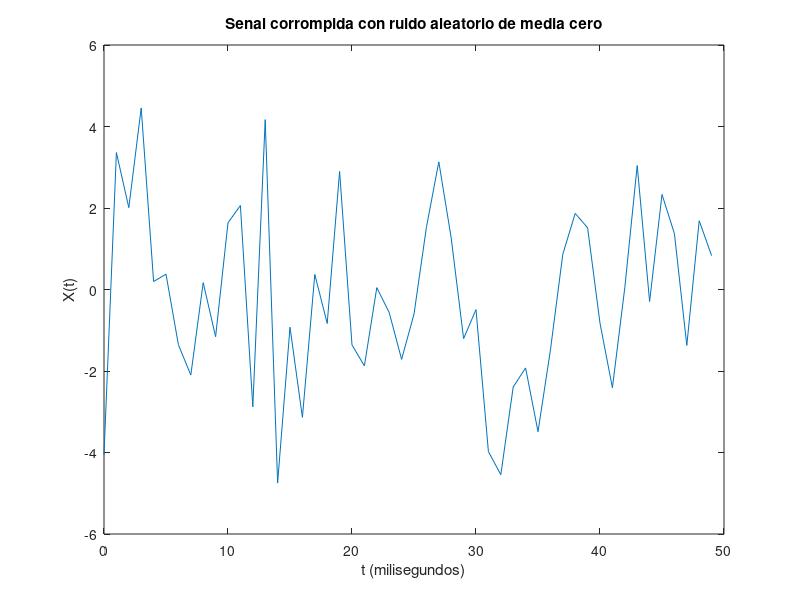
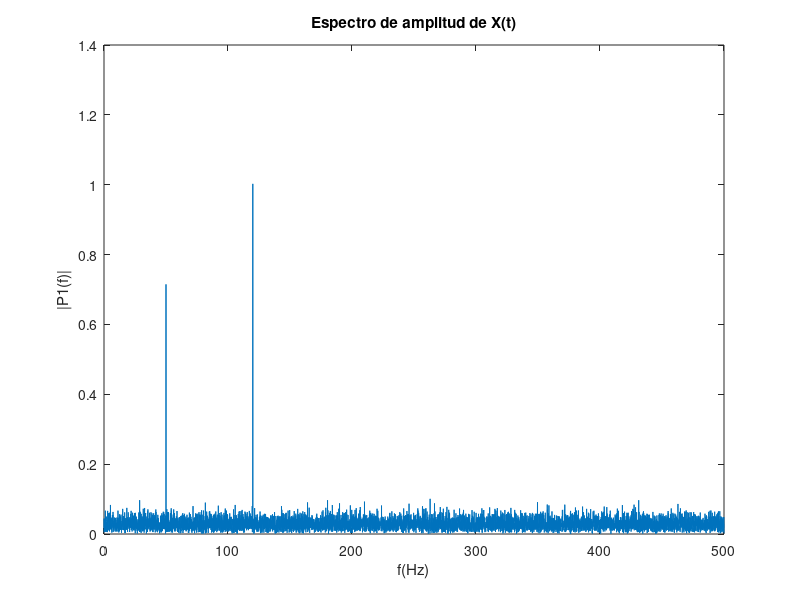
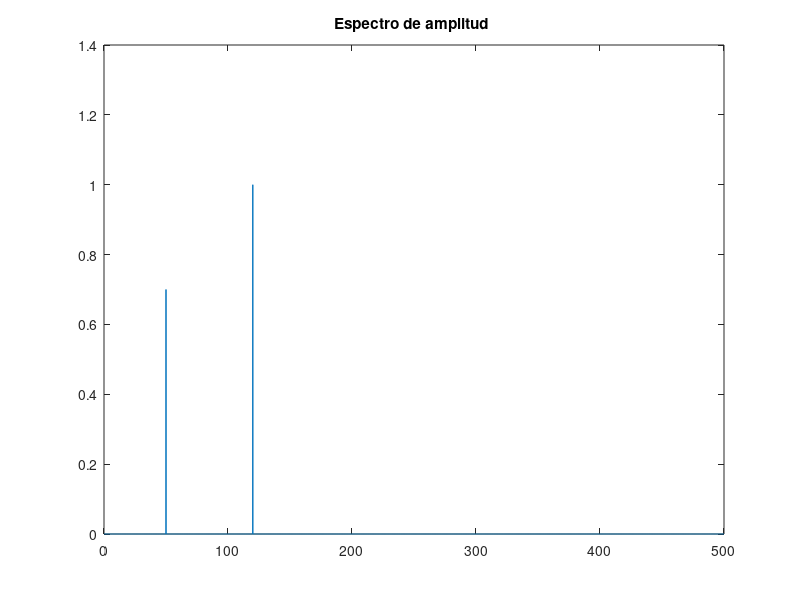

These charts were generated, in order, by the following MATLAB code:
%Señal Fs 1kHz 1.5s
Fs = 1000;      %frecuencia de muesteeo
T = 1/Fs;       %periodo de muestreo
L = 15000;      
t = (0:L-1)*T;

%Senoidal 50Hz amplitud 0.7
%senoidal 120Hz amplitud 1
S = 0.7*sin(2*pi*50*t) + sin (2*pi*120*t);

%ruido blanco (zero-mean) variabnsa 4
X = S + 2*randn(size(t));

plot(1000*t(1:50),X(1:50));
title('Senal corrompida con ruido aleatorio de media cero')
xlabel('t (milisegundos)')
ylabel('X(t)')

%Transformada de fourier
Y = fft(X);

P2 = abs(Y/L);      % Espectro bilateral
P1 = P2(1:L/2+1);   % Espectro de un solo lado
P1(2:end-1) = 2*P1(2:end-1); % Discriminamos los bordes

f = Fs*(0:(L/2))/L;
figure
plot(f,P1);
title('Espectro de amplitud de X(t)');
xlabel('f(Hz)')
ylabel('|P1(f)|')

Y = fft(S);
P2 =abs(Y/L);
P1 = P2(1:L/2+1);
P1(2:end-1) = 2*P1(2:end-1);
figure;
plot(f,P1);
title('Espectro de amplitud ')